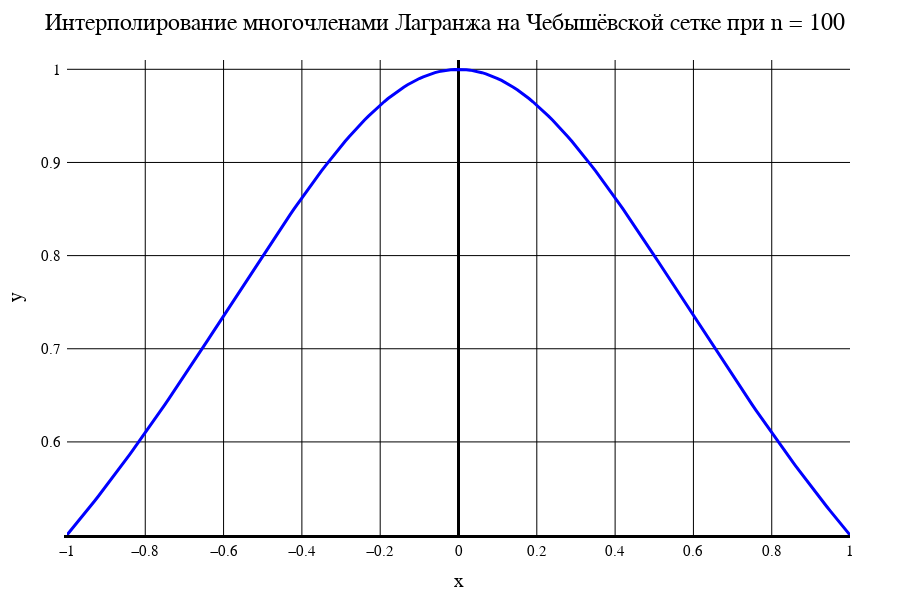

The code cell stored with this chart in its notebook:
### Markdown cell above
Лагранж. Чебышёвская сетка

### Code cell
data2[1]

### Figure 1 — Plotly figure (JSON) as saved in the notebook; plotly's stock layout.template omitted (floating-point values rounded to 4 significant figures; data arrays with more than 128 entries replaced by an {"elided": "..."} marker saying what was removed)
{"data": [{"line": {"color": "blue", "width": 3}, "mode": "line", "type": "scatter", "x": {"elided": "201 float values"}, "y": {"elided": "201 float values"}}], "layout": {"coloraxis": {"outlinecolor": "black"}, "font": {"color": "black", "family": "Time New Roman"}, "height": 600, "margin": {"b": 50, "l": 50, "r": 50, "t": 60}, "paper_bgcolor": "white", "plot_bgcolor": "white", "title": {"autosize": false, "font": {"color": "black", "family": "Times New Roman", "size": 24}, "paper_bgcolor": "red", "text": "Интерполирование многочленами Лагранжа на Чебышёвской сетке при n = 100"}, "width": 900, "xaxis": {"color": "black", "gridcolor": "black", "gridwidth": 1, "linecolor": "black", "linewidth": 3, "tickfont": {"size": 15}, "title": {"font": {"color": "black", "family": "Times New Roman", "size": 20}, "text": "x"}, "zeroline": true, "zerolinecolor": "black", "zerolinewidth": 3}, "yaxis": {"exponentformat": "power", "gridcolor": "black", "gridwidth": 1, "linewidth": 3, "range": [0.5001, 1.01], "tickfont": {"size": 15}, "title": {"font": {"color": "black", "family": "Times New Roman", "size": 20}, "text": "y"}, "zeroline": true, "zerolinecolor": "black", "zerolinewidth": 1}}}
